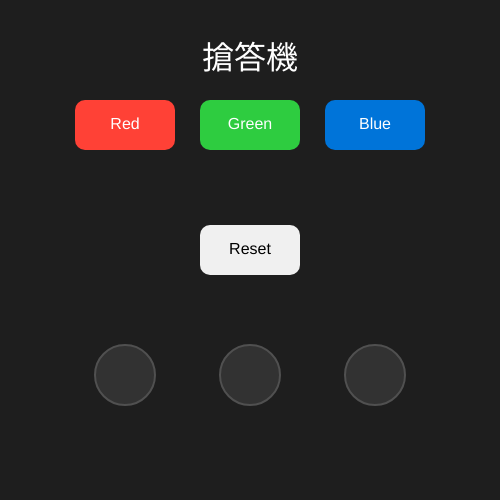
Frame 1 (no input)
Frame 60 (no input): identical to frame 1, image omitted
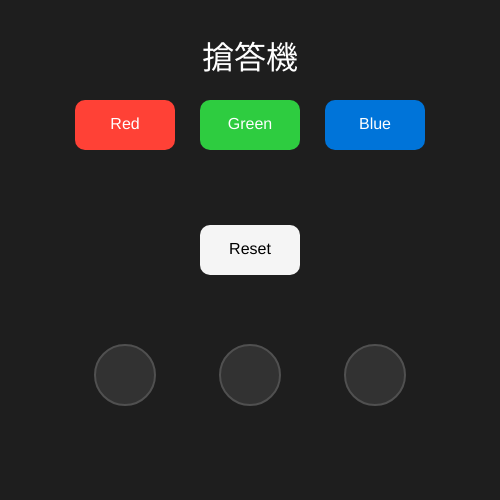
Frame 120 (the mouse pressed at the canvas centre since frame 60)

The p5.js sketch that drew these frames (run headless with seeded random() and noise() and a simulated clock; from frame 60 on, the mouse is pressed at the canvas centre):

// p5.js sketch
// ── sketch.js
// ===================================
// p5.js 搶答機 (Buzzer System)
// 採用 React 風格的狀態管理模式
// ===================================

// --- 狀態 (State) ---
// 'none', 'red', 'green', 'blue'
// 這是唯一的 "Single Source of Truth"，決定了整個 App 的顯示和行為
let lockedColor = 'none';

// --- 組件屬性 (Component Props) ---
let btnY, ledY;
let btnWidth = 100;
let btnHeight = 50;
let ledRadius = 30;

// --- 顏色 (Theme/Style) ---
let colors = {};

function setup() {
  createCanvas(500, 500); // 創建畫布

  // 設定繪圖模式（類似 CSS 的 box-sizing）
  rectMode(CENTER);
  ellipseMode(CENTER);
  textAlign(CENTER, CENTER);

  // 初始化位置
  btnY = height / 4;
  ledY = height * 3 / 4;

  // 定義顏色主題
  colors = {
    red: color(255, 65, 54),     // #FF4136
    green: color(46, 204, 64),   // #2ECC40
    blue: color(0, 116, 217),    // #0074D9
    white: color(240, 240, 240),
    background: color(30),       // 深色背景
    disabled: color(100),      // 按鈕禁用時的顏色
    ledOff: color(50, 50, 50)    // LED 熄滅時的顏色
  };
}

// ===================================
// 渲染迴圈 (Render Loop - 類似 React 的 render())
// ===================================
function draw() {
  // 1. 繪製背景 (清除畫布)
  background(colors.background);

  // 2. 渲染標題
  drawTitle();

  // 3. 渲染按鈕組件
  drawAllButtons();

  // 4. 渲染 LED 組件
  drawAllLEDs();
}

// ===================================
// 組件 (Components)
// ===================================

/**
 * 繪製標題
 */
function drawTitle() {
  noStroke();
  fill(255);
  textSize(32);
  text('搶答機', width / 2, 60);
}

/**
 * 繪製所有按鈕的容器
 */
function drawAllButtons() {
  let spacing = width / 4; // 按鈕間距
  let isLocked = (lockedColor !== 'none'); // 檢查系統是否已鎖定

  // 根據 'isLocked' 狀態傳遞 'enabled' 屬性
  drawButton(spacing * 1, btnY, 'Red', colors.red, !isLocked);
  drawButton(spacing * 2, btnY, 'Green', colors.green, !isLocked);
  drawButton(spacing * 3, btnY, 'Blue', colors.blue, !isLocked);
  drawButton(width/2, height/2, 'Reset', colors.white, true); // Reset 按鈕永遠啟用
}

/**
 * 繪製單個按鈕 (可重用組件)
 * @param {number} x - x 座標
 * @param {number} y - y 座標
 * @param {string} label - 按鈕文字
 * @param {p5.Color} baseColor - 按鈕的基本顏色
 * @param {boolean} enabled - 按鈕是否啟用
 */
function drawButton(x, y, label, baseColor, enabled) {
  let currentFill;
  let isHovering = isMouseOver(x, y, btnWidth, btnHeight);

  // 根據狀態決定按鈕顏色
  if (!enabled) {
    currentFill = colors.disabled;
  } else if (isHovering) {
    // 懸停 (hover) 效果：顏色變亮
    currentFill = lerpColor(baseColor, color(255), 0.3);
  } else {
    currentFill = baseColor;
  }

  // 繪製按鈕
  noStroke();
  fill(currentFill);
  rect(x, y, btnWidth, btnHeight, 10); // 10px 圓角

  // 繪製文字
  fill(baseColor === colors.white ? 0 : 255); // 白色按鈕用黑色字，其他用白色字
  textSize(16);
  text(label, x, y);
}

/**
 * 繪製所有 LED 的容器
 */
function drawAllLEDs() {
  let spacing = width / 4; // LED 間距

  // 根據 'lockedColor' 狀態傳遞 'isOn' 屬性
  drawLED(spacing * 1, ledY, colors.red, (lockedColor === 'red'));
  drawLED(spacing * 2, ledY, colors.green, (lockedColor === 'green'));
  drawLED(spacing * 3, ledY, colors.blue, (lockedColor === 'blue'));
}

/**
 * 繪製單個 LED (可重用組件)
 * @param {number} x - x 座標
 * @param {number} y - y 座標
 * @param {p5.Color} baseColor - LED 的顏色
 * @param {boolean} isOn - LED 是否亮起
 */
function drawLED(x, y, baseColor, isOn) {
  // 為了實現 "輝光" 效果，我們需要暫時重置 p5.js 的陰影
  // 這是 p5.js 訪問底層 2D context 的一種方式
  drawingContext.shadowBlur = 0;
  
  if (isOn) {
    // --- 亮起狀態 ---
    // 1. 設置輝光 (Glow) 效果
    drawingContext.shadowBlur = 35;
    drawingContext.shadowColor = baseColor;

    // 2. 繪製亮的 LED
    fill(baseColor);
    noStroke();
    circle(x, y, ledRadius * 2); // ledRadius 是半徑，circle() 函式需要直徑

    // 3. 重置陰影，避免影響其他元素
    drawingContext.shadowBlur = 0;
    
  } else {
    // --- 熄滅狀態 ---
    fill(colors.ledOff);
    stroke(80); // 加上一個暗的邊框
    strokeWeight(2);
    circle(x, y, ledRadius * 2);
  }
}

// ===================================
// 事件處理 (Event Handlers)
// 這裡只負責 "更新狀態"，不負責繪圖
// ===================================

function mouseClicked() {
  let btnSpacing = width / 4;
  let ledSpacing = width / 4;

  // --- 狀態更新邏輯 ---

  // 1. 檢查顏色按鈕
  // 只有在 'lockedColor' 為 'none' (未鎖定) 時才檢查
  if (lockedColor === 'none') {
    if (isMouseOver(btnSpacing * 1, btnY, btnWidth, btnHeight)) {
      lockedColor = 'red'; // 更新狀態
    } else if (isMouseOver(btnSpacing * 2, btnY, btnWidth, btnHeight)) {
      lockedColor = 'green'; // 更新狀態
    } else if (isMouseOver(btnSpacing * 3, btnY, btnWidth, btnHeight)) {
      lockedColor = 'blue'; // 更新狀態
    }
  }

  // 2. 檢查重置按鈕 (永遠檢查)
  if (isMouseOver(width/2, height/2, btnWidth, btnHeight)) {
    lockedColor = 'none'; // 更新狀態
  }
}

// ===================================
// 輔助函式 (Utility Functions)
// ===================================

/**
 * 檢查滑鼠是否在一個以 (x, y) 為中心的矩形內
 * @param {number} x - 矩形中心 x
 * @param {number} y - 矩形中心 y
 * @param {number} w - 矩形寬度
 * @param {number} h - 矩形高度
 * @returns {boolean}
 */
function isMouseOver(x, y, w, h) {
  let halfW = w / 2;
  let halfH = h / 2;
  return (
    mouseX > x - halfW &&
    mouseX < x + halfW &&
    mouseY > y - halfH &&
    mouseY < y + halfH
  );
}

/**
 * 當視窗大小改變時，重新調整畫布和元素位置
 */
function windowResized() {
  resizeCanvas(windowWidth, 500);
  // 重新計算 y 座標
  btnY = height / 4;
  ledY = height * 3 / 4;
}
